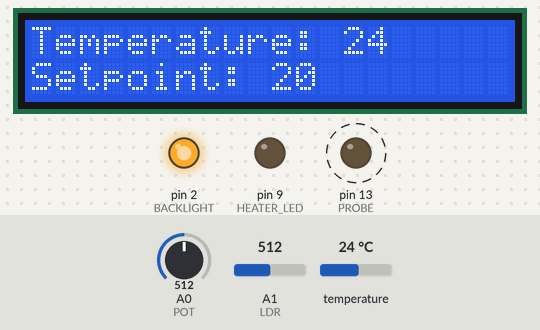
Recording of a sketch running on a simulated Arduino Uno, built with avr-gcc and run on an emulated ATmega328P. Shown: 20×2 character LCD, output pins drawn as LEDs (lit = HIGH). Dashed ring = blinking. Inputs (shaded band) come from the test bench; at power-on: temperature 24 °C, A1 (LDR) = 512, A0 (POT) = 512.

Above: at 1.2 s.
1.3 s: temperature set to 20.7 °C
At 3.3 s:
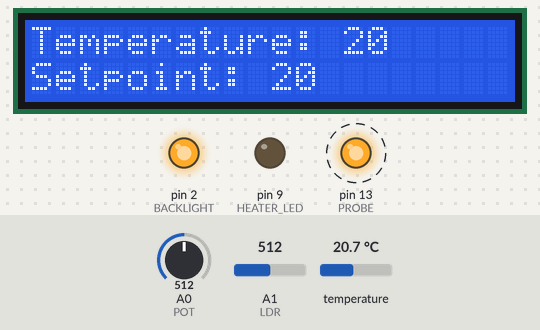
6.0 s: temperature set to 19.4 °C
At 7.1 s:
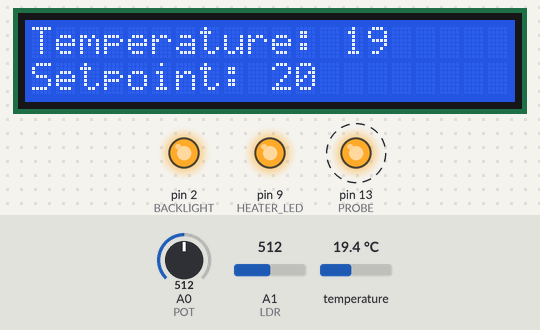
10.1 s: A1 (LDR) set to 501
At 12.3 s:
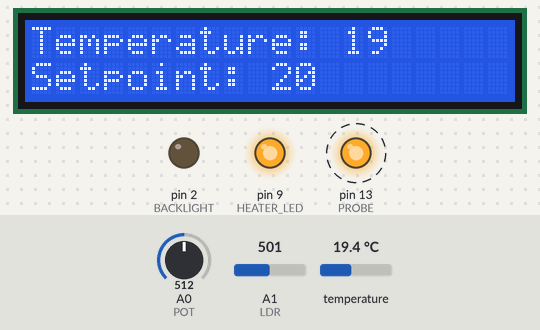
14.8 s: A0 (POT) set to 498
At 16.0 s:
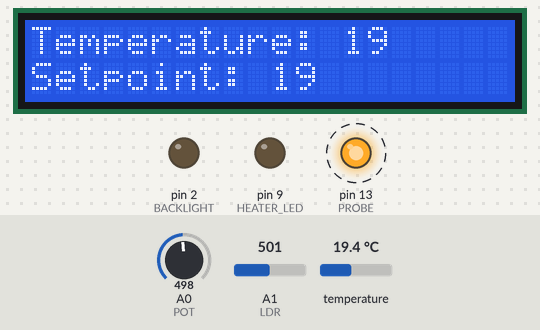
19.1 s: A0 (POT) set to 306
At 20.6 s:
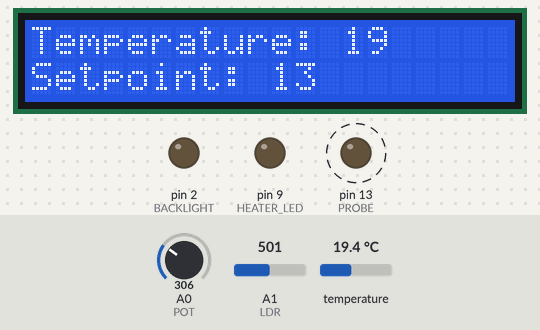
22.2 s: temperature set to 12 °C
At 23.1 s:
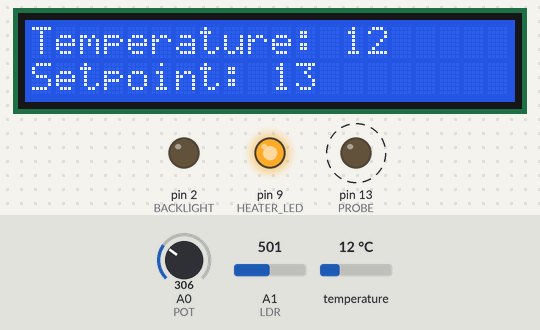
Timing chart, 0 to 25.8 s (numbered marks = the images above; inputs shaded):
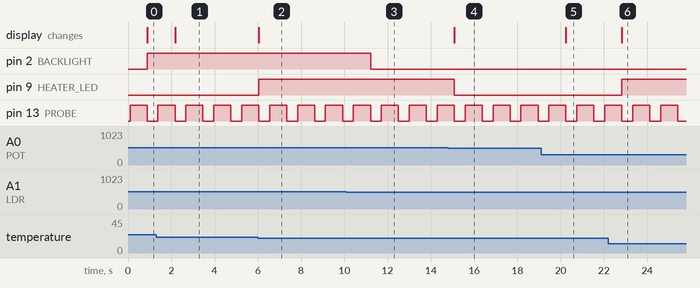

Measured:
- the behaviour switches between 20 and 19.9 °C on temperature (found by bisection; images 1 and 2)
- the behaviour switches between 512 and 511 on A1 (LDR) (found by bisection; images 2 and 3)
- the behaviour switches between 512 and 511 on A0 (POT) (found by bisection; images 3 and 4)
- after the input at 1.3 s, the display: changes after 0.88 s (image 1)
- after the input at 6.0 s, pin 9 (HEATER_LED): LOW → HIGH after 0.05 s; the display: changes after 0.05 s (image 2)
- after the input at 10.1 s, pin 2 (BACKLIGHT): HIGH → LOW after 1.1 s
- after the input at 14.8 s, pin 9 (HEATER_LED): HIGH → LOW after 0.29 s; the display: changes after 0.29 s (image 4)
- after the input at 19.1 s, the display: changes after 1.2 s (image 5)
- after the input at 22.2 s, pin 9 (HEATER_LED): LOW → HIGH after 0.63 s; the display: changes after 0.63 s (image 6)

The sketch:

therm_loop_v1.ino
```cpp
/**
 * @file therm_loop_v1.ino
 * @brief  thermostat
 * Uses therm_loop_util_v1.ino for functions code
 * @author philippe.camus@hepl.be
 * @date 19/8/2021
 */

// Necessary libraries
#include <Wire.h>
#include <LiquidCrystal_I2C.h>
#include <OneWire.h>
#include <DallasTemperature.h>

#define HEATER_LED 9
#define DS18B20_PIN 10
#define POT A0
#define LDR A1
#define BACKLIGHT 2
#define ON 1
#define OFF 0

#define PROBE 13 // to check loop timing

//#define DEBUG // in normal mode comment out this line

// create I/O objects
LiquidCrystal_I2C lcd(0x27,20,2);  // set the LCD address to 0x27 for a 16 chars and 2 line display
OneWire oneWire(DS18B20_PIN); // set up oneWire to pin 10 (DS18B20 connection)
DallasTemperature sensors(&oneWire); // create a DS18B20 object

#include "therm_loop_util_v1.h" // header for your functions


// the setup function runs once when you press reset or power the board
void setup()
{
#ifdef DEBUG
// initialize console serial communication at 9600 bits per second:
Serial.begin(9600);
#endif

//hardware initialization sensors, display, output controler...
hardware_setup();

pinMode(PROBE, OUTPUT);
digitalWrite(PROBE, LOW);
}


// run continuously
void loop()
{
uint16_t temperature;
uint16_t setpoint;
uint16_t luminosity;

digitalWrite(PROBE, HIGH);// 1 level = loop duration

temperature = read_temperature();
display_temperature(temperature);

setpoint = read_setpoint();
display_setpoint(setpoint);

if (temperature < setpoint)
  set_heater(ON);
 else
  set_heater(OFF);

luminosity = read_luminosity();
display_luminosity(luminosity);

digitalWrite(PROBE, LOW);

delay(500);
#ifdef DEBUG
Serial.println("");
#endif
}
```

therm_loop_util_v1.h
```cpp
/**
 * @file therm_loop_util_v1.h
 * @brief  declaration of functions prototypes
 * and constants
 * @author philippe.camus@hepl.be
 * @date 15/8/2021
 */

void hardware_setup(void);
uint16_t read_temperature(void);
void display_temperature(uint16_t);
uint16_t read_setpoint(void);
void display_set_point(uint16_t);
uint16_t read_luminosity(void);
void display_luminosity(uint16_t);
void set_heater(uint8_t);
```

therm_loop_util_v1.ino
```cpp
/**
 * @file therm_loop_util_v1.ino
 * @brief  simulation of thermostat
 * I/O access routines
 * @author philippe.camus@hepl.be
 * @date 15/8/2021
 */

void hardware_setup(void)
{
#ifdef DEBUG
Serial.println("Hardware setup");
Serial.println();
#endif
lcd.init(); // initialize the lcd
lcd.backlight();
lcd.setCursor(1,0);
lcd.print("Hardware setup");

sensors.begin();
pinMode(HEATER_LED, OUTPUT);
pinMode(BACKLIGHT, OUTPUT);
}

uint16_t read_temperature(void)
{
#ifdef DEBUG
Serial.println("Read temperature");
#endif
sensors.requestTemperatures();
return sensors.getTempCByIndex(0);
}

void display_temperature(uint16_t temperature)
{
#ifdef DEBUG
Serial.print("Temperature : ");
Serial.println(temperature);
#endif
lcd.setCursor(0,0);
lcd.print("Temperature: ");
lcd.print(temperature);
}

uint16_t read_setpoint(void)
{
#ifdef DEBUG
Serial.println("Read setpoint");
#endif
return (analogRead(POT)/32)+4; // between 4 and 36
}

void display_setpoint(uint16_t setpoint)
{
#ifdef DEBUG
Serial.print("Setpoint : ");
Serial.println(setpoint);
#endif
lcd.setCursor(0,1);
lcd.print("Setpoint: ");
lcd.print(setpoint);
}

uint16_t read_luminosity(void)
{
#ifdef DEBUG
Serial.println("Read luminosity");
#endif
return analogRead(LDR);
}

void display_luminosity(uint16_t luminosity)
{
#ifdef DEBUG
Serial.print("Luminosity : ");
Serial.println(luminosity);
#endif
analogWrite(BACKLIGHT,analogRead(LDR)/4);
}

void set_heater(uint8_t state)
{
if (state==1)
  {
  #ifdef DEBUG
  Serial.println("Heater is ON");
    #endif
  digitalWrite(HEATER_LED, HIGH);
  }
 else
  {
  #ifdef DEBUG
  Serial.println("Heater is OFF");
  #endif
  digitalWrite(HEATER_LED, LOW);
  }
}
```
